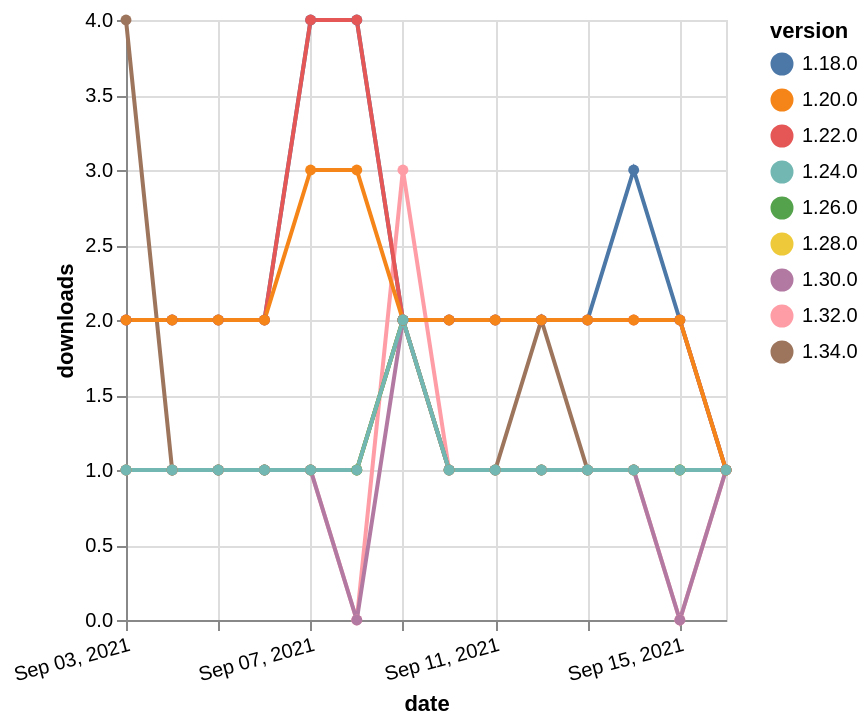

Here is the Vega-Lite specification saved for this chart:
### Vega-Lite specification from a JSON file in a GitHub repository (floating-point values rounded to 4 significant figures)
{"$schema": "https://vega.github.io/schema/vega-lite/v5.json", "description": "A simple bar chart with embedded data.", "data": {"values": [{"date": "2021-09-03", "total": 127, "delta": 4, "version": "1.34.0"}, {"date": "2021-09-04", "total": 128, "delta": 1, "version": "1.34.0"}, {"date": "2021-09-05", "total": 129, "delta": 1, "version": "1.34.0"}, {"date": "2021-09-06", "total": 130, "delta": 1, "version": "1.34.0"}, {"date": "2021-09-07", "total": 131, "delta": 1, "version": "1.34.0"}, {"date": "2021-09-08", "total": 132, "delta": 1, "version": "1.34.0"}, {"date": "2021-09-09", "total": 134, "delta": 2, "version": "1.34.0"}, {"date": "2021-09-10", "total": 135, "delta": 1, "version": "1.34.0"}, {"date": "2021-09-11", "total": 136, "delta": 1, "version": "1.34.0"}, {"date": "2021-09-12", "total": 138, "delta": 2, "version": "1.34.0"}, {"date": "2021-09-13", "total": 139, "delta": 1, "version": "1.34.0"}, {"date": "2021-09-14", "total": 140, "delta": 1, "version": "1.34.0"}, {"date": "2021-09-15", "total": 141, "delta": 1, "version": "1.34.0"}, {"date": "2021-09-16", "total": 142, "delta": 1, "version": "1.34.0"}, {"date": "2021-09-03", "total": 3271, "delta": 2, "version": "1.18.0"}, {"date": "2021-09-04", "total": 3273, "delta": 2, "version": "1.18.0"}, {"date": "2021-09-05", "total": 3275, "delta": 2, "version": "1.18.0"}, {"date": "2021-09-06", "total": 3277, "delta": 2, "version": "1.18.0"}, {"date": "2021-09-07", "total": 3281, "delta": 4, "version": "1.18.0"}, {"date": "2021-09-08", "total": 3285, "delta": 4, "version": "1.18.0"}, {"date": "2021-09-09", "total": 3287, "delta": 2, "version": "1.18.0"}, {"date": "2021-09-10", "total": 3289, "delta": 2, "version": "1.18.0"}, {"date": "2021-09-11", "total": 3291, "delta": 2, "version": "1.18.0"}, {"date": "2021-09-12", "total": 3293, "delta": 2, "version": "1.18.0"}, {"date": "2021-09-13", "total": 3295, "delta": 2, "version": "1.18.0"}, {"date": "2021-09-14", "total": 3298, "delta": 3, "version": "1.18.0"}, {"date": "2021-09-15", "total": 3300, "delta": 2, "version": "1.18.0"}, {"date": "2021-09-16", "total": 3301, "delta": 1, "version": "1.18.0"}, {"date": "2021-09-03", "total": 180, "delta": 1, "version": "1.32.0"}, {"date": "2021-09-04", "total": 181, "delta": 1, "version": "1.32.0"}, {"date": "2021-09-05", "total": 182, "delta": 1, "version": "1.32.0"}, {"date": "2021-09-06", "total": 183, "delta": 1, "version": "1.32.0"}, {"date": "2021-09-07", "total": 184, "delta": 1, "version": "1.32.0"}, {"date": "2021-09-08", "total": 184, "delta": 0, "version": "1.32.0"}, {"date": "2021-09-09", "total": 187, "delta": 3, "version": "1.32.0"}, {"date": "2021-09-10", "total": 188, "delta": 1, "version": "1.32.0"}, {"date": "2021-09-11", "total": 189, "delta": 1, "version": "1.32.0"}, {"date": "2021-09-12", "total": 190, "delta": 1, "version": "1.32.0"}, {"date": "2021-09-13", "total": 191, "delta": 1, "version": "1.32.0"}, {"date": "2021-09-14", "total": 192, "delta": 1, "version": "1.32.0"}, {"date": "2021-09-15", "total": 192, "delta": 0, "version": "1.32.0"}, {"date": "2021-09-16", "total": 193, "delta": 1, "version": "1.32.0"}, {"date": "2021-09-03", "total": 2608, "delta": 2, "version": "1.22.0"}, {"date": "2021-09-04", "total": 2610, "delta": 2, "version": "1.22.0"}, {"date": "2021-09-05", "total": 2612, "delta": 2, "version": "1.22.0"}, {"date": "2021-09-06", "total": 2614, "delta": 2, "version": "1.22.0"}, {"date": "2021-09-07", "total": 2618, "delta": 4, "version": "1.22.0"}, {"date": "2021-09-08", "total": 2622, "delta": 4, "version": "1.22.0"}, {"date": "2021-09-09", "total": 2624, "delta": 2, "version": "1.22.0"}, {"date": "2021-09-10", "total": 2626, "delta": 2, "version": "1.22.0"}, {"date": "2021-09-11", "total": 2628, "delta": 2, "version": "1.22.0"}, {"date": "2021-09-12", "total": 2630, "delta": 2, "version": "1.22.0"}, {"date": "2021-09-13", "total": 2632, "delta": 2, "version": "1.22.0"}, {"date": "2021-09-14", "total": 2634, "delta": 2, "version": "1.22.0"}, {"date": "2021-09-15", "total": 2636, "delta": 2, "version": "1.22.0"}, {"date": "2021-09-16", "total": 2637, "delta": 1, "version": "1.22.0"}, {"date": "2021-09-03", "total": 188, "delta": 1, "version": "1.28.0"}, {"date": "2021-09-04", "total": 189, "delta": 1, "version": "1.28.0"}, {"date": "2021-09-05", "total": 190, "delta": 1, "version": "1.28.0"}, {"date": "2021-09-06", "total": 191, "delta": 1, "version": "1.28.0"}, {"date": "2021-09-07", "total": 192, "delta": 1, "version": "1.28.0"}, {"date": "2021-09-08", "total": 193, "delta": 1, "version": "1.28.0"}, {"date": "2021-09-09", "total": 195, "delta": 2, "version": "1.28.0"}, {"date": "2021-09-10", "total": 196, "delta": 1, "version": "1.28.0"}, {"date": "2021-09-11", "total": 197, "delta": 1, "version": "1.28.0"}, {"date": "2021-09-12", "total": 198, "delta": 1, "version": "1.28.0"}, {"date": "2021-09-13", "total": 199, "delta": 1, "version": "1.28.0"}, {"date": "2021-09-14", "total": 200, "delta": 1, "version": "1.28.0"}, {"date": "2021-09-15", "total": 201, "delta": 1, "version": "1.28.0"}, {"date": "2021-09-16", "total": 202, "delta": 1, "version": "1.28.0"}, {"date": "2021-09-03", "total": 201, "delta": 1, "version": "1.26.0"}, {"date": "2021-09-04", "total": 202, "delta": 1, "version": "1.26.0"}, {"date": "2021-09-05", "total": 203, "delta": 1, "version": "1.26.0"}, {"date": "2021-09-06", "total": 204, "delta": 1, "version": "1.26.0"}, {"date": "2021-09-07", "total": 205, "delta": 1, "version": "1.26.0"}, {"date": "2021-09-08", "total": 206, "delta": 1, "version": "1.26.0"}, {"date": "2021-09-09", "total": 208, "delta": 2, "version": "1.26.0"}, {"date": "2021-09-10", "total": 209, "delta": 1, "version": "1.26.0"}, {"date": "2021-09-11", "total": 210, "delta": 1, "version": "1.26.0"}, {"date": "2021-09-12", "total": 211, "delta": 1, "version": "1.26.0"}, {"date": "2021-09-13", "total": 212, "delta": 1, "version": "1.26.0"}, {"date": "2021-09-14", "total": 213, "delta": 1, "version": "1.26.0"}, {"date": "2021-09-15", "total": 214, "delta": 1, "version": "1.26.0"}, {"date": "2021-09-16", "total": 215, "delta": 1, "version": "1.26.0"}, {"date": "2021-09-03", "total": 2704, "delta": 2, "version": "1.20.0"}, {"date": "2021-09-04", "total": 2706, "delta": 2, "version": "1.20.0"}, {"date": "2021-09-05", "total": 2708, "delta": 2, "version": "1.20.0"}, {"date": "2021-09-06", "total": 2710, "delta": 2, "version": "1.20.0"}, {"date": "2021-09-07", "total": 2713, "delta": 3, "version": "1.20.0"}, {"date": "2021-09-08", "total": 2716, "delta": 3, "version": "1.20.0"}, {"date": "2021-09-09", "total": 2718, "delta": 2, "version": "1.20.0"}, {"date": "2021-09-10", "total": 2720, "delta": 2, "version": "1.20.0"}, {"date": "2021-09-11", "total": 2722, "delta": 2, "version": "1.20.0"}, {"date": "2021-09-12", "total": 2724, "delta": 2, "version": "1.20.0"}, {"date": "2021-09-13", "total": 2726, "delta": 2, "version": "1.20.0"}, {"date": "2021-09-14", "total": 2728, "delta": 2, "version": "1.20.0"}, {"date": "2021-09-15", "total": 2730, "delta": 2, "version": "1.20.0"}, {"date": "2021-09-16", "total": 2731, "delta": 1, "version": "1.20.0"}, {"date": "2021-09-03", "total": 165, "delta": 1, "version": "1.30.0"}, {"date": "2021-09-04", "total": 166, "delta": 1, "version": "1.30.0"}, {"date": "2021-09-05", "total": 167, "delta": 1, "version": "1.30.0"}, {"date": "2021-09-06", "total": 168, "delta": 1, "version": "1.30.0"}, {"date": "2021-09-07", "total": 169, "delta": 1, "version": "1.30.0"}, {"date": "2021-09-08", "total": 169, "delta": 0, "version": "1.30.0"}, {"date": "2021-09-09", "total": 171, "delta": 2, "version": "1.30.0"}, {"date": "2021-09-10", "total": 172, "delta": 1, "version": "1.30.0"}, {"date": "2021-09-11", "total": 173, "delta": 1, "version": "1.30.0"}, {"date": "2021-09-12", "total": 174, "delta": 1, "version": "1.30.0"}, {"date": "2021-09-13", "total": 175, "delta": 1, "version": "1.30.0"}, {"date": "2021-09-14", "total": 176, "delta": 1, "version": "1.30.0"}, {"date": "2021-09-15", "total": 176, "delta": 0, "version": "1.30.0"}, {"date": "2021-09-16", "total": 177, "delta": 1, "version": "1.30.0"}, {"date": "2021-09-03", "total": 244, "delta": 1, "version": "1.24.0"}, {"date": "2021-09-04", "total": 245, "delta": 1, "version": "1.24.0"}, {"date": "2021-09-05", "total": 246, "delta": 1, "version": "1.24.0"}, {"date": "2021-09-06", "total": 247, "delta": 1, "version": "1.24.0"}, {"date": "2021-09-07", "total": 248, "delta": 1, "version": "1.24.0"}, {"date": "2021-09-08", "total": 249, "delta": 1, "version": "1.24.0"}, {"date": "2021-09-09", "total": 251, "delta": 2, "version": "1.24.0"}, {"date": "2021-09-10", "total": 252, "delta": 1, "version": "1.24.0"}, {"date": "2021-09-11", "total": 253, "delta": 1, "version": "1.24.0"}, {"date": "2021-09-12", "total": 254, "delta": 1, "version": "1.24.0"}, {"date": "2021-09-13", "total": 255, "delta": 1, "version": "1.24.0"}, {"date": "2021-09-14", "total": 256, "delta": 1, "version": "1.24.0"}, {"date": "2021-09-15", "total": 257, "delta": 1, "version": "1.24.0"}, {"date": "2021-09-16", "total": 258, "delta": 1, "version": "1.24.0"}]}, "width": "container", "mark": {"type": "line", "point": {"filled": true}}, "encoding": {"x": {"field": "date", "type": "temporal", "timeUnit": "yearmonthdate", "title": "date", "axis": {"labelAngle": -15}}, "y": {"field": "delta", "type": "quantitative", "title": "downloads"}, "color": {"field": "version", "type": "nominal"}, "tooltip": {"field": "delta"}}}
